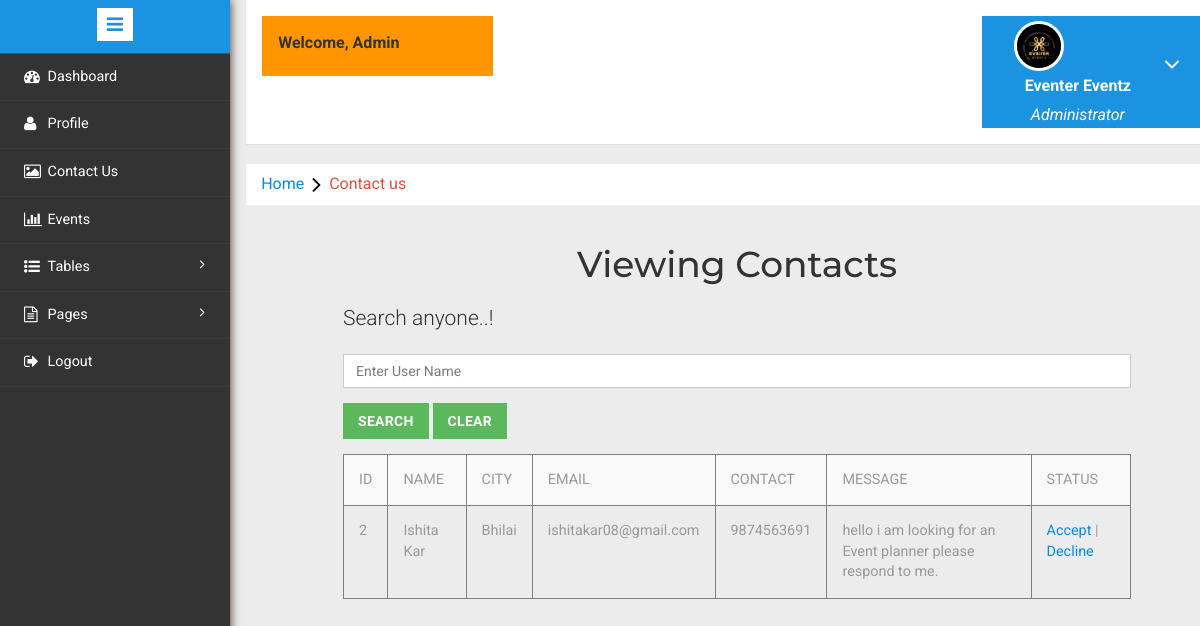
The app's page /admin/contactus.php with its own data.
### tables this page shows
CREATE TABLE `contact` (
  `id` int(11) NOT NULL,
  `name` varchar(30) NOT NULL,
  `city` varchar(30) NOT NULL,
  `email` varchar(50) NOT NULL,
  `contact` varchar(10) NOT NULL,
  `message` text NOT NULL
);

### admin/contactus.php (the view, shortened to what this page needs)
<?php
include('headertop.php');
include('header.php');
?>
<body>
        <ol class="breadcrumb">
              <li class="breadcrumb-item"><a href="index.php">Home</a><i class="fa fa-angle-right"></i>Contact us</li>
      </ol>
<div>
        <div >
            <div class="col-md-1"></div>
            <div class="col-md-10">
            <h1 class="pt-2 display -3 text-center">Viewing Contacts</h1>
               <h1> <p class="lead pt-2">Search anyone..!</p></h1>
                <form name="search" action="contactus.php" method="GET">
                    <div class="form-group">
                        <input type="text" name="txtname" value="" placeholder="Enter User Name" class="form-control" autocomplete="off" autofocus required>
                    </div>
                    <div class="form-group">
                        <input type="submit" name="btnsearch" value="Search" class="btn btn-success">
                        <a href="contactus.php"><input type="button" name="btnclear" value="clear" class="btn btn-success"></a>
                    </div>
                </form>
                <?php
                if (isset($_REQUEST["btnsearch"])) {
                    $data = $_REQUEST["txtname"];
                    echo "<table class='table table-striped table-responsive border-collapse' border='1' width='100%'>
  <tr>
  <td>ID</td>
  <td>NAME</td>
  <td>CITY</td>
  <td>EMAIL</td>
  <td>CONTACT</td>
  <td>MESSAGE</td>
  <td>STATUS</td>
  </tr>";
                    include 'db.php';
                    $qry = "SELECT * FROM contact WHERE name LIKE '%$data%'";
                    $result = mysqli_query($con, $qry);
                    while ($row = mysqli_fetch_array($result)) {
                      $cid = $row['id'];
    echo "<tr>
    <td>".$row['id']."</td>
    <td>".$row['name']."</td>
    <td>".$row['city']."</td>
    <td>".$row['email']."</td>
    <td>".$row['contact']."</td>
    <td>".$row['message']."</td>
    <td><a href=''>Accept</a> | <a href=''>Decline</a></td>
    </tr>";
                    }
                    echo "</table>";
                }
                else
                {
                  echo "<table class='table table-striped table-responsive' border='1'>
                  <tr>
                          <td>ID</td>
                          <td>NAME</td>
                          <td>CITY</td>
                          <td>EMAIL</td>
                          <td>CONTACT</td>
                          <td>MESSAGE</td>
                          <td>STATUS</td>
                  </tr>";
                                    include 'db.php';
                                    $qry = "SELECT * FROM contact";
                                    $result = mysqli_query($con, $qry);
                                    while ($row = mysqli_fetch_array($result))
                                    {
                            echo "<tr>
                                <td>".$row['id']."</td>
    <td>".$row['name']."</td>
    <td>".$row['city']."</td>
    <td>".$row['email']."</td>
    <td>".$row['contact']."</td>
    <td>".$row['message']."</td>
    <td><a href=''>Accept</a> | <a href=''>Decline</a></td>
                    </tr>";
                                    }
                                    echo "</table>";
                }
                ?>
            </div>
            <div class="col-md-1"></div>
        </div>
    </div>
</body>

### records on screen
contact: id "2", name "Ishita Kar", city "Bhilai", email "ishitakar08@gmail.com", contact "9874563691", message "hello i am looking for an Event planner please respond to me."
